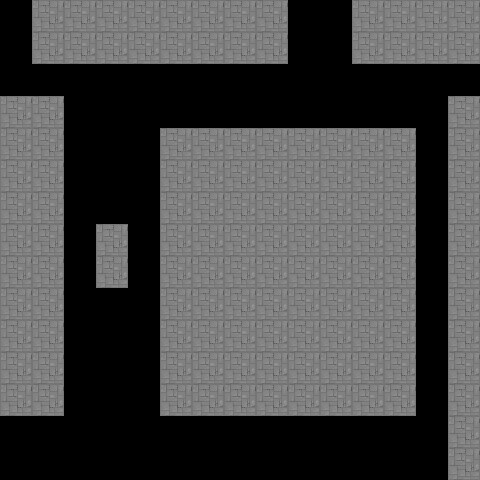

This game map was drawn from its Tiled (.tmx) file and the tilesets committed beside it. A one-line description and the full map source follow:
An orthogonal 15x15 tile map with 32x32 px tiles, 1 tile layer (Livello tile 1).

<map version="1.4" tiledversion="1.4.3" orientation="orthogonal" renderorder="right-down" width="15" height="15" tilewidth="32" tileheight="32" infinite="0" nextlayerid="2" nextobjectid="1">
 <tileset firstgid="1" source="StoneSquare.tsx" />
 <layer id="1" name="Livello tile 1" width="15" height="15">
  <data encoding="csv">
0,1,1,1,1,1,1,1,1,0,0,1,1,1,1,
0,1,1,1,1,1,1,1,1,0,0,1,1,1,1,
0,0,0,0,0,0,0,0,0,0,0,0,0,0,0,
1,1,0,0,0,0,0,0,0,0,0,0,0,0,1,
1,1,0,0,0,1,1,1,1,1,1,1,1,0,1,
1,1,0,0,0,1,1,1,1,1,1,1,1,0,1,
1,1,0,0,0,1,1,1,1,1,1,1,1,0,1,
1,1,0,1,0,1,1,1,1,1,1,1,1,0,1,
1,1,0,1,0,1,1,1,1,1,1,1,1,0,1,
1,1,0,0,0,1,1,1,1,1,1,1,1,0,1,
1,1,0,0,0,1,1,1,1,1,1,1,1,0,1,
1,1,0,0,0,1,1,1,1,1,1,1,1,0,1,
1,1,0,0,0,1,1,1,1,1,1,1,1,0,1,
0,0,0,0,0,0,0,0,0,0,0,0,0,0,1,
0,0,0,0,0,0,0,0,0,0,0,0,0,0,1
</data>
 </layer>
</map>